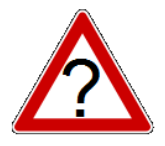
#> input picture danger.png, 165 x 146 px; its folder holds only this picture in this run
$ python -i train.py   (imports and definitions only)
#> lines starting #> are read from the running program, lines starting #| are printed output that depends on the picture
import numpy as np
from skimage import io, color, exposure, transform
from sklearn.model_selection import train_test_split
import os
import glob
import h5py

from keras.preprocessing.image import ImageDataGenerator
from keras.models import Sequential, model_from_json
from keras.layers.core import Dense, Dropout, Activation, Flatten
from keras.layers.convolutional import Conv2D
from keras.layers.pooling import MaxPooling2D

from keras.optimizers import SGD
from keras.utils import np_utils
from keras.callbacks import LearningRateScheduler, ModelCheckpoint
from keras import backend as K
# [1 line not run here, left out]

from matplotlib import pyplot as plt


NUM_CLASSES = 43
IMG_SIZE = 48


def preprocess_img(img):
    # Histogram normalization in v channel
    hsv = color.rgb2hsv(img)
#> hsv: shape (146, 165, 3) float64; mean of channels 0, 1, 2 0.00632, 0.195, 0.923
    hsv[:, :, 2] = exposure.equalize_hist(hsv[:, :, 2])
#> hsv: shape (146, 165, 3) float64; mean of channels 0, 1, 2 0.00632, 0.195, 0.754
    img = color.hsv2rgb(hsv)
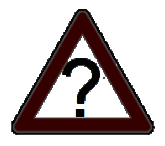
#> img: shape (146, 165, 3) float64; mean R, G, B 0.753, 0.714, 0.714

    # central square crop
    min_side = min(img.shape[:-1])
#> min_side = 146
    centre = img.shape[0] // 2, img.shape[1] // 2
#> centre = (73, 82)
    img = img[centre[0] - min_side // 2:centre[0] + min_side // 2,
              centre[1] - min_side // 2:centre[1] + min_side // 2,
              :]
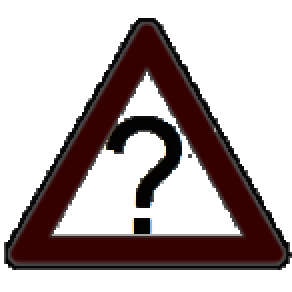
#> img: shape (146, 146, 3) float64 (shown 2 times larger); mean R, G, B 0.721, 0.677, 0.677

    # rescale to standard size
    img = transform.resize(img, (IMG_SIZE, IMG_SIZE))
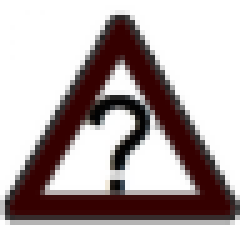
#> img: shape (48, 48, 3) float64 (shown 5 times larger); mean R, G, B 0.722, 0.677, 0.677

    # roll color axis to axis 0
    img = np.rollaxis(img, -1)

    return img


def get_class(img_path):
    return str(img_path.split('\\')[-2])

root_dir = 'GTSRB/Final_Training/Images/'
imgs = []
labels = []

# [29 lines not run here, left out]


def cnn_model():
    model = Sequential()

    model.add(Conv2D(32, (3, 3), padding='same',
                     input_shape=(3, IMG_SIZE, IMG_SIZE),
                     activation='relu'))
    model.add(Conv2D(32, (3, 3), activation='relu'))
    model.add(MaxPooling2D(pool_size=(2, 2)))
    model.add(Dropout(0.2))

    model.add(Conv2D(64, (3, 3), padding='same',
                     activation='relu'))
    model.add(Conv2D(64, (3, 3), activation='relu'))
    model.add(MaxPooling2D(pool_size=(2, 2)))
    model.add(Dropout(0.2))

    model.add(Conv2D(128, (3, 3), padding='same',
                     activation='relu'))
    model.add(Conv2D(128, (3, 3), activation='relu'))
    model.add(MaxPooling2D(pool_size=(2, 2)))
    model.add(Dropout(0.2))

    model.add(Flatten())
    model.add(Dense(512, activation='relu'))
    model.add(Dropout(0.5))
    model.add(Dense(NUM_CLASSES, activation='softmax'))
    return model

# [1 line that did not run here, left out]
# let's train the model using SGD + momentum (how original).
lr = 0.01
# [1 line that did not run here, left out]
# [3 lines not run here, left out]


def lr_schedule(epoch):
    return lr*(0.1**int(epoch/10))

batch_size = 32
nb_epoch = 30

# [8 lines not run here, left out]

>>> import cv2
>>> picture = cv2.cvtColor(cv2.imread('danger.png'), cv2.COLOR_BGR2RGB)
>>> result = preprocess_img(picture)

$ run again, on mandatory.png
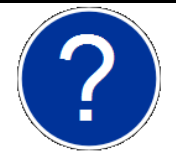
#> input picture mandatory.png, 176 x 159 px
#> in preprocess_img, `img = color.hsv2rgb(hsv)`:
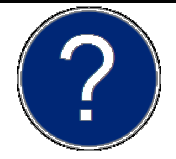
#> img: shape (159, 176, 3) float64; mean R, G, B 0.478, 0.549, 0.69
#> in preprocess_img, `img = transform.resize(img, (IMG_SIZE, IMG_SIZE))`:
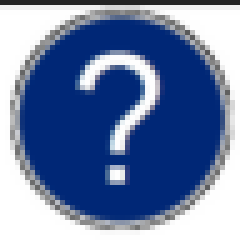
#> img: shape (48, 48, 3) float64 (shown 5 times larger); mean R, G, B 0.417, 0.496, 0.654

$ run again, on prohibitory.png
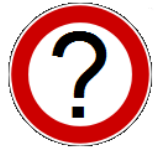
#> input picture prohibitory.png, 163 x 151 px
#> in preprocess_img, `img = color.hsv2rgb(hsv)`:
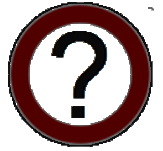
#> img: shape (151, 163, 3) float64; mean R, G, B 0.693, 0.609, 0.609
#> in preprocess_img, `img = transform.resize(img, (IMG_SIZE, IMG_SIZE))`:
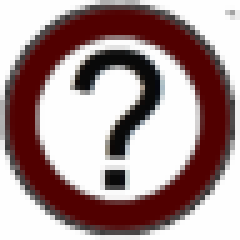
#> img: shape (48, 48, 3) float64 (shown 5 times larger); mean R, G, B 0.664, 0.572, 0.572
